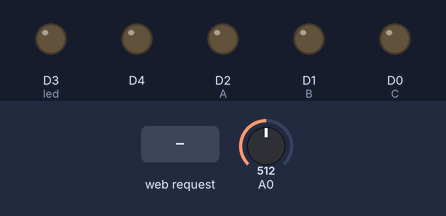
A sketch run on a simulated ESP8266 (NodeMCU). On the bench: output pins drawn as LEDs (lit = HIGH). The test bench sets the inputs (shaded band); at power-on: A0 = 512. WiFi joins after 1.5 s; servers stay silent unless stated; what the sketch prints to the serial monitor is not drawn.

Above: at 2.8 s.
2.9 s: HTTP request GET /sensor received
At 4.1 s:
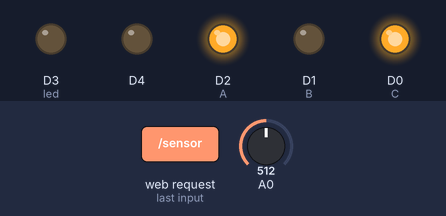
4.4 s: HTTP request GET /power received
At 6.6 s:
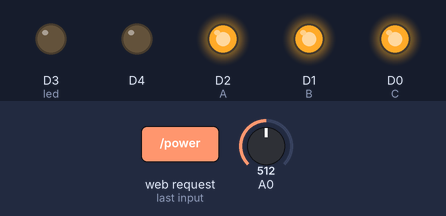
7.0 s: HTTP request GET /pwm_full received
At 8.2 s:
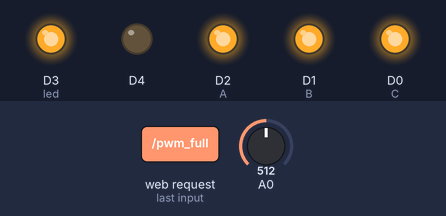
8.5 s: HTTP request GET /pwm_mid received
At 9.6 s:
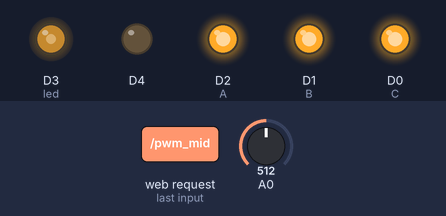
10.0 s: HTTP request GET /sensor received
At 10.7 s:
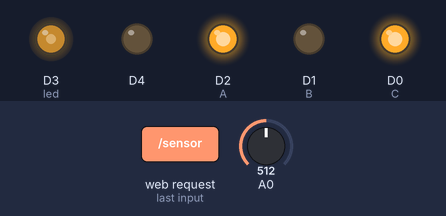
11.5 s: HTTP request GET /pwm_low received
At 11.9 s:
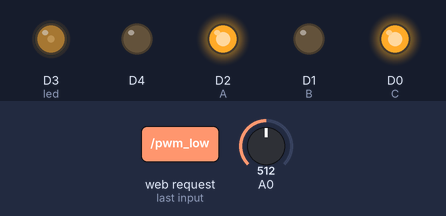
Timing chart, 0 to 14.0 s (numbered marks = the images above; inputs shaded):
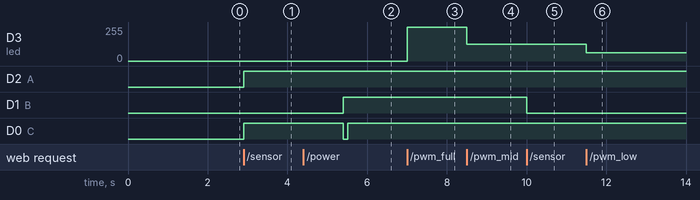

Measured:
- after the input at 2.9 s, D2 (A), D0 (C): LOW → HIGH at once
- after the input at 4.4 s, D1 (B): LOW → HIGH after 1.0 s; D0 (C): HIGH → LOW after 1.0 s, → HIGH 0.11 s later
- after the input at 7.0 s, D3 (led): 0/255 → 255/255 at once
- after the input at 8.5 s, D3 (led): 255/255 → 127/255 at once
- after the input at 10.0 s, D1 (B): HIGH → LOW at once
- after the input at 11.5 s, D3 (led): 127/255 → 63/255 at once

The sketch:

NodeMCU_v3.ino
```cpp
#include <DNSServer.h>
#include <ESP8266WiFi.h>
#include <ESP8266WebServer.h>
#include <WiFiManager.h>
#include <ESP8266mDNS.h>

WiFiClient client;
ESP8266WebServer server(80);

const int led = D3; //For test LED pin D4, for real LED use pin D3
const int A = D2; //4
const int B = D1; //2
const int C = D0; //1 example = Y5 is C(1) B(0) A(1) (1 + 0 + 4)

int testCount = 0;
int pwm_val = 0;
float adc_resolution = 3.3/1024.0;
float res_ratio = 11.0/50.0;

void setup() {
  Serial.begin(115200);
  pinMode(led, OUTPUT);
  pinMode(D3, OUTPUT);
  pinMode(A0, INPUT_PULLUP);
  pinMode(A, OUTPUT);
  pinMode(B, OUTPUT);
  pinMode(C, OUTPUT);
  delay(100);
  digitalWrite(A, LOW);
  digitalWrite(B, LOW);
  digitalWrite(C, LOW);
  analogWrite(led, 0);
  analogWrite(D4, 0);

  WiFi.hostname("switch1");
  WiFiManager wifiManager;
  //wifiManager.resetSettings(); Use this if you mess up the AP
  //wifiManager.setTimeout(180);
  wifiManager.autoConnect();
  //----------------------------------------------------------------------------------------------------------------------
  Serial.println("WiFi connected..");

  if (!MDNS.begin("switch2")) {//http://switch1.local
    Serial.println("Error setting up MDNS responder!");
    while(1) {
      delay(1000);
    }
  }

  Serial.println("mDNS responder started");
  server.begin();
  Serial.println("Webserver started...");
  Serial.print("URL: http://");
  Serial.print(WiFi.localIP());
  Serial.println("/");

  MDNS.addService("esp", "tcp", 8080);

  server.on("/", root);
  server.on("/sensor", getSensor);
  server.on("/status", getStatus);
  server.on("/power", showPower);
  server.on("/pwm_full", LED_PWM_Full);
  server.on("/pwm_mid", LED_PWM_50);
  server.on("/pwm_low", LED_PWM_25);
  server.on("/pwm_off", LED_PWM_Off);
  server.on("/test", testValues);
}

void LED_PWM_Full(){
  pwm_val = 1024;
  server.sendHeader("Access-Control-Allow-Origin", "*");
  server.sendHeader("Access-Control-Allow-Methods", "POST,GET,OPTIONS");
  server.sendHeader("Access-Control-Allow-Headers", "Origin, X-Requested-With, Content-Type, Accept");
  server.send(200, "text/html", "Success");
  analogWrite(led, pwm_val);
  //delay(2000);
}

void LED_PWM_50(){
  pwm_val = 512;
  server.sendHeader("Access-Control-Allow-Origin", "*");
  server.sendHeader("Access-Control-Allow-Methods", "POST,GET,OPTIONS");
  server.sendHeader("Access-Control-Allow-Headers", "Origin, X-Requested-With, Content-Type, Accept");
  server.send(200, "text/plain", "Success");
  analogWrite(led, pwm_val);
}

void LED_PWM_25(){
  pwm_val = 256;
  server.sendHeader("Access-Control-Allow-Origin", "*");
  server.sendHeader("Access-Control-Allow-Methods", "POST,GET,OPTIONS");
  server.sendHeader("Access-Control-Allow-Headers", "Origin, X-Requested-With, Content-Type, Accept");
  server.send(200, "text/plain", "Success");
  analogWrite(led, pwm_val);
  //delay(2000);
}

void LED_PWM_Off(){
  pwm_val = 0;
  server.sendHeader("Access-Control-Allow-Origin", "*");
  server.sendHeader("Access-Control-Allow-Methods", "POST,GET,OPTIONS");
  server.sendHeader("Access-Control-Allow-Headers", "Origin, X-Requested-With, Content-Type, Accept");
  server.send(200, "text/plain", "Success");
  analogWrite(led, pwm_val);
  //delay(2000);
}

void getSensor(){
  digitalWrite(A, HIGH);
  digitalWrite(B, LOW);
  digitalWrite(C, HIGH);
  delay(1);
  String str = String(analogRead(A0));
  server.sendHeader("Access-Control-Allow-Origin", "*");
  server.sendHeader("Access-Control-Allow-Methods", "POST,GET,OPTIONS");
  server.sendHeader("Access-Control-Allow-Headers", "Origin, X-Requested-With, Content-Type, Accept");
  server.send(200, "text/plain", str);
}

void getStatus(){
  int index = 0;
  if (pwm_val == 256) index = 1;
  else if (pwm_val == 512) index = 2;
  else if (pwm_val == 1024) index = 3;
  else index = 0;
  String str = String(index) + " Success";
  server.sendHeader("Access-Control-Allow-Origin", "*");
  server.sendHeader("Access-Control-Allow-Methods", "POST,GET,OPTIONS");
  server.sendHeader("Access-Control-Allow-Headers", "Origin, X-Requested-With, Content-Type, Accept");
  server.send(200, "text/plain", str);
}

float getVolts(){
  digitalWrite(A, HIGH);
  digitalWrite(B, HIGH);
  digitalWrite(C, HIGH);
  delay(1);
  float reading = samples(100);
  float volts = (reading * adc_resolution) / res_ratio;
  return volts;
}

void showPower(){
  String power = getPower(1);
  server.sendHeader("Access-Control-Allow-Origin", "*");
  server.sendHeader("Access-Control-Allow-Methods", "POST,GET,OPTIONS");
  server.sendHeader("Access-Control-Allow-Headers", "Origin, X-Requested-With, Content-Type, Accept");
  server.send(200, "text/plain", power);
}

float samples(int sampleNumber){
  float reading = 0;
  for (int i = 0; i < sampleNumber; i++) {
    int reed = analogRead(A0);
    reading += reed;
    delay(1);
  }
  reading = reading / (float) sampleNumber;
  return reading;
}

String getPower(int choice){
  delay(1000);
  digitalWrite(A, HIGH);//HIGH
  digitalWrite(B, HIGH);//HIGH
  digitalWrite(C, LOW);//LOW
  delay(1);
  float reading = samples(100);
  float current = (reading * adc_resolution * 1000) / 15.0;
  float volts = getVolts();
  float powerVal = current * volts / 1000;
  String power = String(reading) + ", " + String(testCount) + ", " + String(powerVal) + "W, " + String(current) + "mA, " + String(volts) + "V";
  if (choice == 1){
    return String(powerVal) + "W";
  }
  else{
    return power;
  }
}

void testValues(){
  String power = "0.0";
  if (testCount < 1024){
    analogWrite(led, testCount);
    delay(1500);
    power = getPower(2);
    testCount += 50;
  }
  server.sendHeader("Access-Control-Allow-Origin", "*");
  server.sendHeader("Access-Control-Allow-Methods", "POST,GET,OPTIONS");
  server.sendHeader("Access-Control-Allow-Headers", "Origin, X-Requested-With, Content-Type, Accept");
  server.send(200, "text/plain", power);
}

void root(){
  server.sendHeader("Access-Control-Allow-Origin", "*");
  server.sendHeader("Access-Control-Allow-Methods", "POST,GET,OPTIONS");
  server.sendHeader("Access-Control-Allow-Headers", "Origin, X-Requested-With, Content-Type, Accept");
  server.send(200, "text/plain", "Success");
}

void loop() {
//  if (testCount < 1024){
//    analogWrite(led, testCount);
//    delay(1000);
//    Serial.println(getPower());
//    testCount += 10;
//  }
  server.handleClient();
}
```
